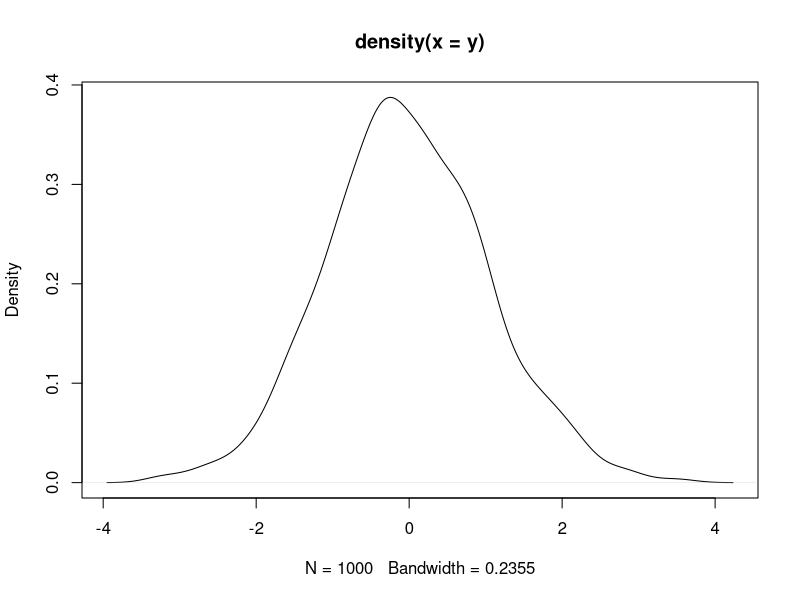
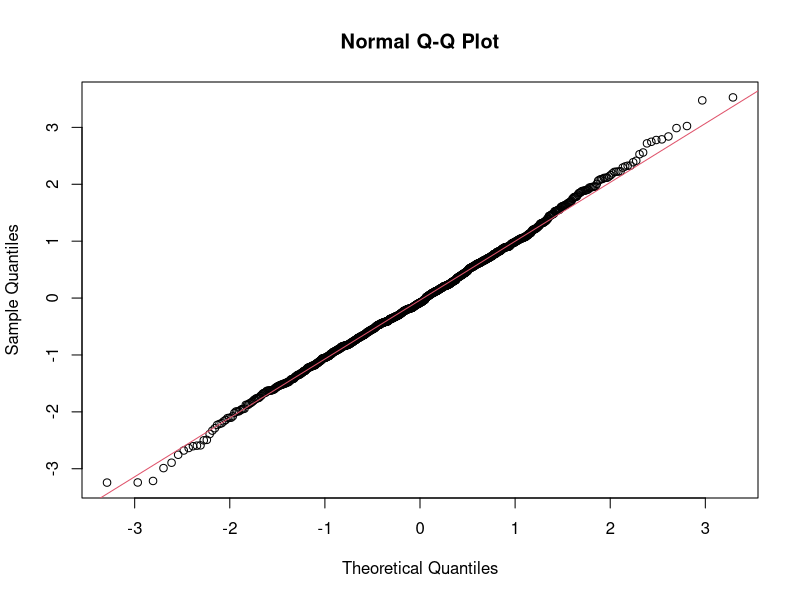

Recreate these plots in R, in order.
## ---- chunk 1
# Comment within some example code
## ---- chunk 2
# correct naming
x <- 1:10

# incorrect naming
# 10x <- 1:10
# x::10 <- 1:10

## ---- chunk 3

ls()
rm(x)

## ---- chunk 4
x <- -10:10
s1 <- c(x > 0, 1:10, -(1:5), "FL", "CA", "NY")
s2 <- s1[-(1:10)]
## ---- chunk 5
n <- c(1:10, 18, 19, rep(NA, 3))
fruit <- c("orange", "peach", "grape")
state <- c("FL", "GA", "CA")
state <- as.factor(state)
s3 <- data.frame(n, fruit, state)
temp <- is.na(s3$n)
mean <- mean(s3$n, na.rm = T)
## ---- chunk 6
# check and change the mode of a vector
x <- seq(1,10)
mode(x)
x <- as.character(x)
mode(x)

# check and change attribute
attributes(s3)
attr(s3, "names") <- c("amount", "fruit", "state")
## ---- chunk 7
state <- c("tas", "sa", "qld", "nsw", "nsw", "nt", "wa", "wa",
"qld", "vic", "nsw", "vic", "qld", "qld", "sa", "tas",
"sa", "nt", "wa", "vic", "qld", "nsw", "nsw", "wa",
"sa", "act", "nsw", "vic", "vic", "act")

statef <- factor(state)

incomes <- c(60, 49, 40, 61, 64, 60, 59, 54, 62, 69, 70, 42, 56,
61, 61, 61, 58, 51, 48, 65, 49, 49, 41, 48, 52, 46,
59, 46, 58, 43)

# 95% confidence interval function

CI <- function(x) {
	out <- list(left <- mean(x)-qt(0.975, df = length(x)-1)*sd(x)/sqrt(length(x)),
	right <-  mean(x)-qt(0.975, df = length(x)-1, lower.tail = F)*sd(x)/sqrt(length(x)))
	return(out)
	}

# Apply the function to calculate CI
confIn <- tapply(incomes, statef, CI)

myci <- matrix(unlist(confIn), byrow = T, nrow = length(levels(statef)),dimnames = list(levels(statef), c("left", "right")))
myci
## ---- chunk 8
# The levels of factors are stored in alphabetical order, or in the order they were specified to factor if they were specified explicitly.
## ---- chunk 9
a1 <- seq(1,36)
dim(a1) <- c(3,6,2)

# array indexing
a1[2,4,]
## ---- chunk 10
a2 <- sample(1:20, 100, replace = T)
dim(a2) <- c(10,10)
a2
# set diagonal values to 0
a2[,] <- 0
a2
## ---- chunk 11
a3 <- array(sample(1:20, 100, replace = T), dim = c(10,10))
a3
## ---- chunk 12
a4 <- seq(10,45)
dim(a4) <- c(3, 6, 2)
a14 <- a1*a4
a5 <- a1-a4
## ---- chunk 13
a4 <- c(a4)
## ---- chunk 14
L6 <- list(name="apple", category="fruit", ncolor = 3,
color=c("red","pink","green"), quantity = 20)

L6[[4]]
L6$color
L6[["color"]]
## ---- chunk 15
# New lists may be formed if we give multiple lists to the function 'list()'. When the concatenation function c() is given list arguments, the result is an object of mode list also, whose components are those of the argument lists joined together in sequence.
## ---- chunk 16
# A data frame is a list with class "data.frame".
## ---- chunk 17
# The 'attach()' function makes the components of a list or data frame temporarily visible as variables under their component name, without the need to quote the list name explicitly each time.
## ---- chunk 18
x <- rnorm(100, 100, 15)
qnorm(0.75,mean = 50,sd = 5)
pnorm(1.96,mean = 0, sd = 1)
## ---- chunk 19
set.seed(051716)
y <- rt(1000, df = 12)
plot(density(y))
qqnorm(y);qqline(y, col = 2)
shapiro.test(y)

# The distribution is normal based on the plots and the insignificance of the Shapiro-Wilk normality test.
## ---- chunk 20
#The if () else function evaluates to a single logical value and the result of the entire expression is then evident.

# The ifelse() function has the form ifelse(condition, a, b) and returns a vector of the length of its longest argument, with elements a[i] if condition[i] is true, otherwise b[i]

# A demonstration of if() else: find the absoluate value for certain x value
x <- -1

if (x > 0) {
   print(x)
} else if (x < 0) {
   print(-x)
} else
   print(0)

# A demonstration of ifelse(): find absoluate values
x <- c(-1, -5, 6, 0, 2, 5, -8, 10)
temp <- x >= 0
ifelse(temp, x, -x)
## ---- chunk 21
mymean <- matrix(nrow = 3, ncol = 1, dimnames= list(levels(s3$state), "mean"))
for(i in levels(s3$state)) {
	 mymean[i, "mean"] <- mean(s3$amount[s3$state == i], na.rm = T)
}
mymean
